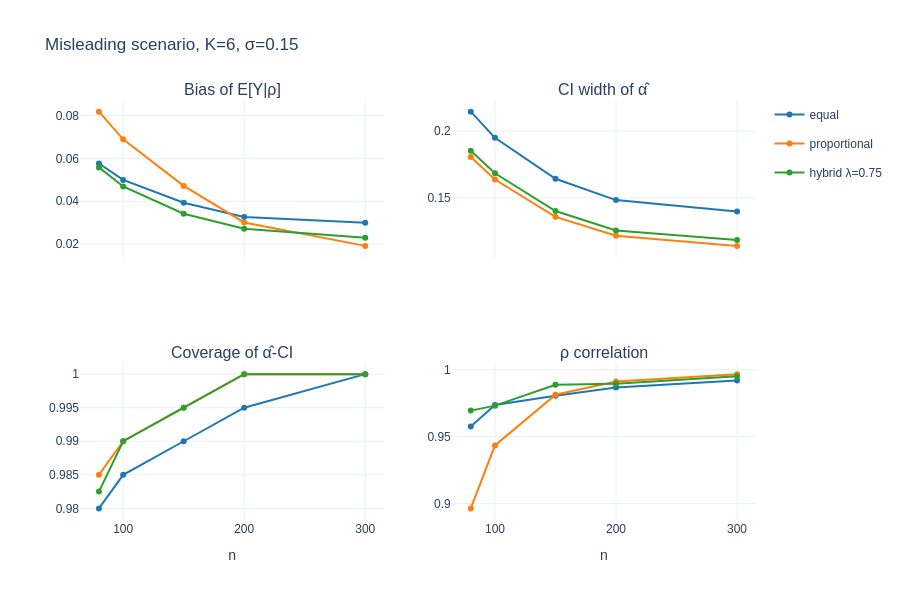

This figure's notebook cell:
### Code cell
from plotly.subplots import make_subplots
import plotly.graph_objects as go

mask = (
    (df["rho_scenario"] == "Misleading")
    & (df["n_repositories"] == 6)
    & (df["repository_error_rate_sd"] == 0.15)
    & (df["design_label"].isin(["equal", "proportional", "hybrid λ=0.75"]))
)

d = (
    df[mask]
    .groupby(["design_label", "n_audit"], as_index=False)
    .agg(
        {
            "rho_curve_abs_bias": "median",
            "ci_width_median": "median",
            "coverage": "median",
            "rho_curve_corr": "median",
        }
    )
    .sort_values(["design_label", "n_audit"])
)

colors = {
    "equal": "#1f77b4",
    "proportional": "#ff7f0e",
    "hybrid λ=0.75": "#2ca02c",
}

fig = make_subplots(
    rows=2,
    cols=2,
    subplot_titles=[
        "Bias of E[Y|ρ]",
        "CI width of α̂",
        "Coverage of α̂-CI",
        "ρ correlation",
    ],
    shared_xaxes=True,
)

metrics = [
    ("rho_curve_abs_bias", 1, 1),
    ("ci_width_median", 1, 2),
    ("coverage", 2, 1),
    ("rho_curve_corr", 2, 2),
]

for metric, row, col in metrics:
    for design in ["equal", "proportional", "hybrid λ=0.75"]:
        sub = d[d["design_label"] == design]
        fig.add_trace(
            go.Scatter(
                x=sub["n_audit"],
                y=sub[metric],
                name=design,
                mode="lines+markers",
                line=dict(color=colors[design]),
                marker=dict(color=colors[design]),
                legendgroup=design,
                showlegend=(row == 1 and col == 1),
            ),
            row=row,
            col=col,
        )

fig.update_layout(
    height=600,
    width=900,
    plot_bgcolor="white",
    paper_bgcolor="white",
    template="plotly_white",
    title="Misleading scenario, K=6, σ=0.15",
    font=dict(family="IBM Plex Sans, sans-serif"),
)
fig.update_xaxes(title="n", row=2)
fig.show(
    config={
        "toImageButtonOptions": {
            "format": "svg",
            "height": 400,
            "width": 800,
            "scale": 1,
        }
    }
)

### Figure 1 — Plotly figure (JSON) as saved in the notebook; plotly's stock layout.template omitted (floating-point values rounded to 4 significant figures)
{"data": [{"legendgroup": "equal", "line": {"color": "#1f77b4"}, "marker": {"color": "#1f77b4"}, "mode": "lines+markers", "name": "equal", "showlegend": true, "type": "scatter", "x": [80, 100, 150, 200, 300], "xaxis": "x", "y": [0.05762, 0.04996, 0.03929, 0.03261, 0.02995], "yaxis": "y"}, {"legendgroup": "proportional", "line": {"color": "#ff7f0e"}, "marker": {"color": "#ff7f0e"}, "mode": "lines+markers", "name": "proportional", "showlegend": true, "type": "scatter", "x": [80, 100, 150, 200, 300], "xaxis": "x", "y": [0.08188, 0.06892, 0.04718, 0.03009, 0.01914], "yaxis": "y"}, {"legendgroup": "hybrid λ=0.75", "line": {"color": "#2ca02c"}, "marker": {"color": "#2ca02c"}, "mode": "lines+markers", "name": "hybrid λ=0.75", "showlegend": true, "type": "scatter", "x": [80, 100, 150, 200, 300], "xaxis": "x", "y": [0.05581, 0.04689, 0.03416, 0.0271, 0.02291], "yaxis": "y"}, {"legendgroup": "equal", "line": {"color": "#1f77b4"}, "marker": {"color": "#1f77b4"}, "mode": "lines+markers", "name": "equal", "showlegend": false, "type": "scatter", "x": [80, 100, 150, 200, 300], "xaxis": "x2", "y": [0.2146, 0.1949, 0.1643, 0.1483, 0.1398], "yaxis": "y2"}, {"legendgroup": "proportional", "line": {"color": "#ff7f0e"}, "marker": {"color": "#ff7f0e"}, "mode": "lines+markers", "name": "proportional", "showlegend": false, "type": "scatter", "x": [80, 100, 150, 200, 300], "xaxis": "x2", "y": [0.1805, 0.1637, 0.1357, 0.1215, 0.1139], "yaxis": "y2"}, {"legendgroup": "hybrid λ=0.75", "line": {"color": "#2ca02c"}, "marker": {"color": "#2ca02c"}, "mode": "lines+markers", "name": "hybrid λ=0.75", "showlegend": false, "type": "scatter", "x": [80, 100, 150, 200, 300], "xaxis": "x2", "y": [0.1853, 0.1683, 0.1401, 0.1255, 0.1183], "yaxis": "y2"}, {"legendgroup": "equal", "line": {"color": "#1f77b4"}, "marker": {"color": "#1f77b4"}, "mode": "lines+markers", "name": "equal", "showlegend": false, "type": "scatter", "x": [80, 100, 150, 200, 300], "xaxis": "x3", "y": [0.98, 0.985, 0.99, 0.995, 1.0], "yaxis": "y3"}, {"legendgroup": "proportional", "line": {"color": "#ff7f0e"}, "marker": {"color": "#ff7f0e"}, "mode": "lines+markers", "name": "proportional", "showlegend": false, "type": "scatter", "x": [80, 100, 150, 200, 300], "xaxis": "x3", "y": [0.985, 0.99, 0.995, 1.0, 1.0], "yaxis": "y3"}, {"legendgroup": "hybrid λ=0.75", "line": {"color": "#2ca02c"}, "marker": {"color": "#2ca02c"}, "mode": "lines+markers", "name": "hybrid λ=0.75", "showlegend": false, "type": "scatter", "x": [80, 100, 150, 200, 300], "xaxis": "x3", "y": [0.9825, 0.99, 0.995, 1.0, 1.0], "yaxis": "y3"}, {"legendgroup": "equal", "line": {"color": "#1f77b4"}, "marker": {"color": "#1f77b4"}, "mode": "lines+markers", "name": "equal", "showlegend": false, "type": "scatter", "x": [80, 100, 150, 200, 300], "xaxis": "x4", "y": [0.9576, 0.9737, 0.9805, 0.9867, 0.9919], "yaxis": "y4"}, {"legendgroup": "proportional", "line": {"color": "#ff7f0e"}, "marker": {"color": "#ff7f0e"}, "mode": "lines+markers", "name": "proportional", "showlegend": false, "type": "scatter", "x": [80, 100, 150, 200, 300], "xaxis": "x4", "y": [0.8964, 0.9434, 0.9813, 0.9912, 0.9967], "yaxis": "y4"}, {"legendgroup": "hybrid λ=0.75", "line": {"color": "#2ca02c"}, "marker": {"color": "#2ca02c"}, "mode": "lines+markers", "name": "hybrid λ=0.75", "showlegend": false, "type": "scatter", "x": [80, 100, 150, 200, 300], "xaxis": "x4", "y": [0.9694, 0.9732, 0.9887, 0.9896, 0.995], "yaxis": "y4"}], "layout": {"annotations": [{"font": {"size": 16}, "showarrow": false, "text": "Bias of E[Y|ρ]", "x": 0.225, "xanchor": "center", "xref": "paper", "y": 1, "yanchor": "bottom", "yref": "paper"}, {"font": {"size": 16}, "showarrow": false, "text": "CI width of α̂", "x": 0.775, "xanchor": "center", "xref": "paper", "y": 1, "yanchor": "bottom", "yref": "paper"}, {"font": {"size": 16}, "showarrow": false, "text": "Coverage of α̂-CI", "x": 0.225, "xanchor": "center", "xref": "paper", "y": 0.375, "yanchor": "bottom", "yref": "paper"}, {"font": {"size": 16}, "showarrow": false, "text": "ρ correlation", "x": 0.775, "xanchor": "center", "xref": "paper", "y": 0.375, "yanchor": "bottom", "yref": "paper"}], "font": {"family": "IBM Plex Sans, sans-serif"}, "height": 600, "paper_bgcolor": "white", "plot_bgcolor": "white", "title": {"text": "Misleading scenario, K=6, σ=0.15"}, "width": 900, "xaxis": {"anchor": "y", "domain": [0, 0.45], "matches": "x3", "showticklabels": false}, "xaxis2": {"anchor": "y2", "domain": [0.55, 1], "matches": "x4", "showticklabels": false}, "xaxis3": {"anchor": "y3", "domain": [0, 0.45], "title": {"text": "n"}}, "xaxis4": {"anchor": "y4", "domain": [0.55, 1], "title": {"text": "n"}}, "yaxis": {"anchor": "x", "domain": [0.625, 1]}, "yaxis2": {"anchor": "x2", "domain": [0.625, 1]}, "yaxis3": {"anchor": "x3", "domain": [0, 0.375]}, "yaxis4": {"anchor": "x4", "domain": [0, 0.375]}}}
